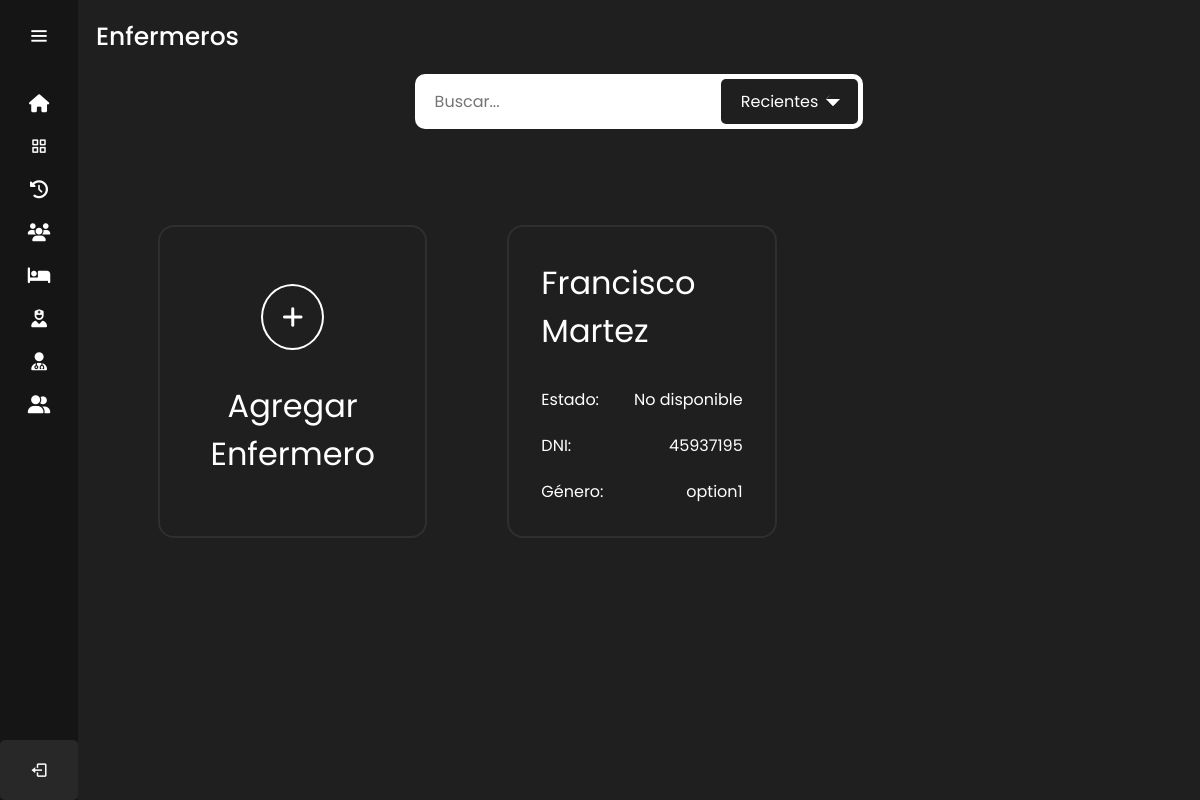
/enfermeros/ (signed in), run on an earlier commit of the app's database.
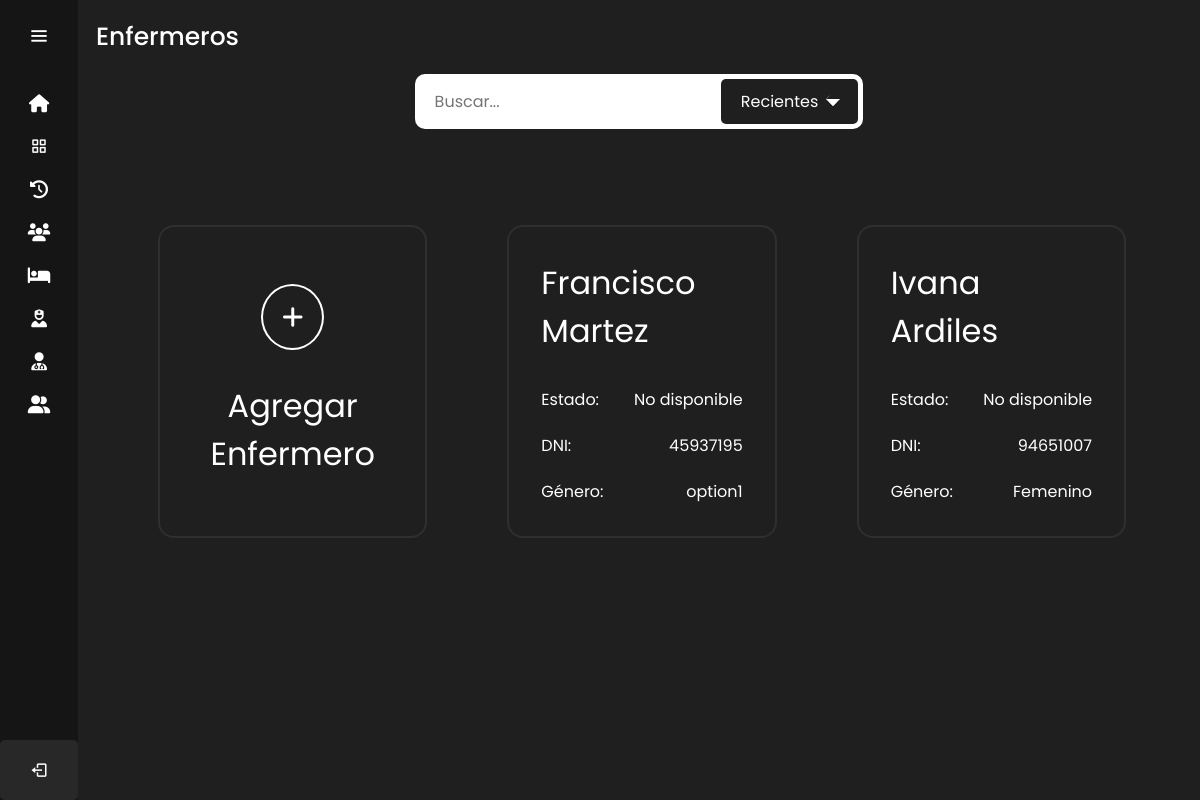
And on a later commit of the database.
### sitio/models.py (models this page shows)
class Enfermeros(models.Model):
    DNI = models.CharField(max_length=8)
    nombre = models.CharField(max_length=255)
    apellido = models.CharField(max_length=255)
    direccion = models.TextField()
    email = models.EmailField()
    fecha_nacimiento=models.DateField()
    genero=models.CharField(max_length=12, default='masculino')
    telefono = models.CharField(max_length=12)
    lunesMI = models.TimeField(null=True)
    lunesMF = models.TimeField(null=True)
    lunesTI = models.TimeField(null=True)
    lunesTF = models.TimeField(null=True)
    martesMI = models.TimeField(null=True)
    martesMF = models.TimeField(null=True)
    martesTI = models.TimeField(null=True)
    martesTF = models.TimeField(null=True)
    miercolesMI = models.TimeField(null=True)
    miercolesMF = models.TimeField(null=True)
    miercolesTI = models.TimeField(null=True)
    miercolesTF = models.TimeField(null=True)
    juevesMI = models.TimeField(null=True)
    juevesMF = models.TimeField(null=True)
    juevesTI = models.TimeField(null=True)
    juevesTF = models.TimeField(null=True)
    viernesMI = models.TimeField(null=True)
    viernesMF = models.TimeField(null=True)
    viernesTI = models.TimeField(null=True)
    viernesTF = models.TimeField(null=True)
    sabadoMI = models.TimeField(null=True)
    sabadoMF = models.TimeField(null=True)
    sabadoTI = models.TimeField(null=True)
    sabadoTF = models.TimeField(null=True)
    domingoMI = models.TimeField(null=True)
    domingoMF = models.TimeField(null=True)
    domingoTI = models.TimeField(null=True)
    domingoTF = models.TimeField(null=True)

### sitio/views.py (the view)
# urls.py: path('enfermeros/',login_required(views.enfermeros),name='enfermeros'),
@user_passes_test(is_medico_admin)
def enfermeros (request):
    enfermeross=Enfermeros.objects.all()
    return render(request, 'enfermeros.html',{'enfermeros':enfermeross})

### sitio/views.py (called while the page is built)
def is_medico_admin(user):
    return (
        user.groups.filter(name='Médico').exists() or
        user.groups.filter(name='ADMIN').exists()
    )

### sitio/templates/enfermeros.html (shortened to what this page needs)
{% extends 'layouts/nav.html' %} {% load static %}
{% block content %}
<head>
    <link rel="stylesheet" href="{% static '/styles/pacientes_medicos_enfermeros_styles.css' %}" />
    <link
      rel="stylesheet"
      href="https://use.fontawesome.com/releases/v5.15.4/css/all.css"
    />
  </head>
  <div class="text">Enfermeros</div>
  <div class="container_filtros_busqueda">
    <div class="filtros_busqueda">
        <form action="#">
            <div class="input_box">
                <input type="text" placeholder="Buscar..." required>
                <div class="selection"><p>Recientes</p><span></span></div>
            </div>
        </form>
    </div>
  </div>
  <div class="container_pacientes_medicos_enfermeros">
    <a href="/agregar_enfermero" class="agregar_paciente_medico_enfermero">
      <div class="icon_agregar_paciente_medico_enfermero"><i class="fa-solid fa-plus"></i></div>
      <div class="title_paciente_medico_enfermero">Agregar Enfermero</div>
    </a>
    {% for enfermero in enfermeros %}
      {% if enfermero.id != 0 %}
        <a href="{% url 'perfil_enfermero' enfermero.id %}" class="paciente_medico_enfermero">
            <div class="title_paciente_medico_enfermero">{{ enfermero.nombre }} {{enfermero.apellido}}</div>
            <div class="extra_info_paciente_medico_enfermero">
              <div class="flex_info">
                <p>Estado: </p>
                <p>No disponible</p>
              </div>
              <div class="flex_info">
                <p>DNI: </p>
                <p>{{ enfermero.DNI }}</p>
              </div>
              <div class="flex_info">
                <p>Género: </p>
                <p>{{ enfermero.genero }}</p>
              </div>
            </div>
        </a>
      {% endif %}
    {% endfor %}
  </div>
{% endblock %}

What changed in the data, as far as the page shows it:
added Enfermeros: nombre "Ivana", apellido "Ardiles", DNI "94651007", genero "Femenino"
